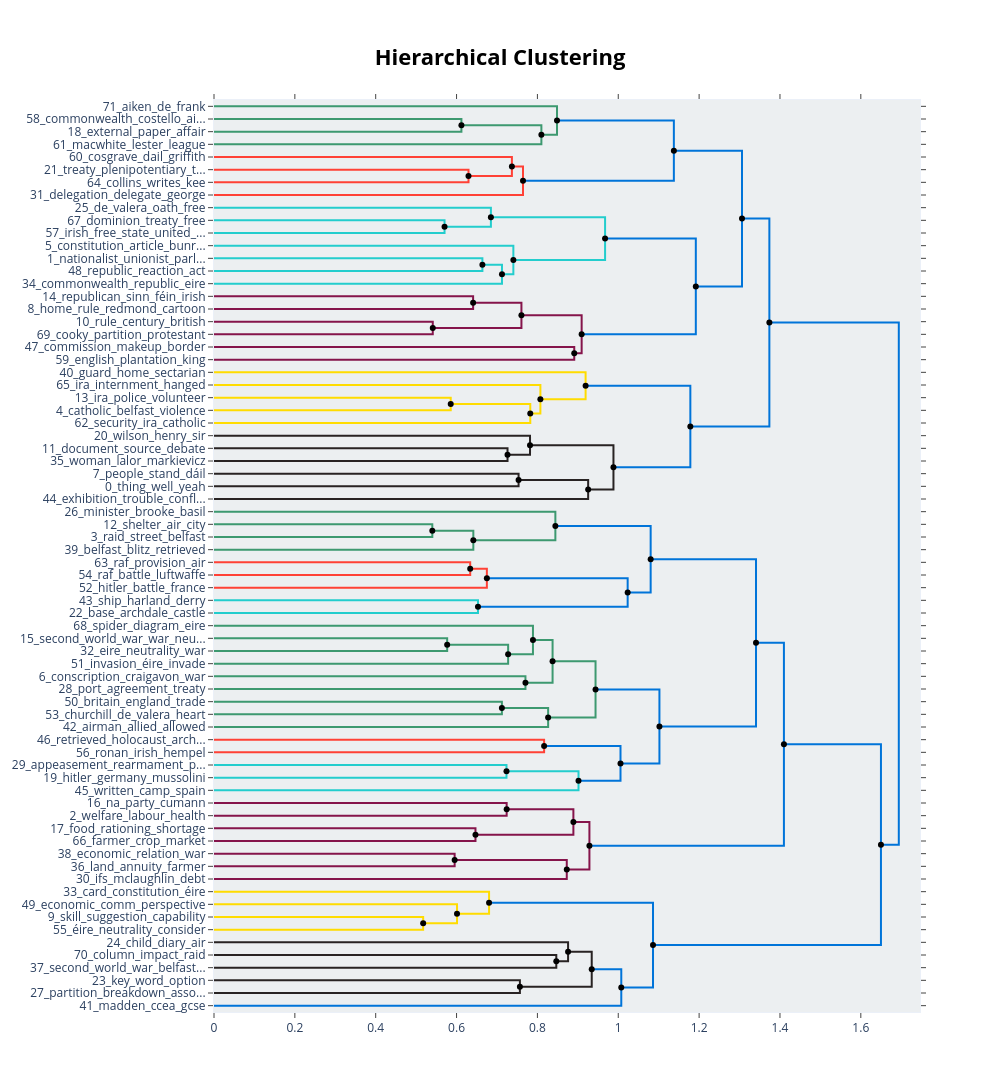

Source (notebook cell):
### Code cell
# Visualize the hierarchical topics
print("Creating hierarchical topics visualization...")

# Use the hierarchical_model to create the visualization
hierarchy_fig_option1 = option1_topic_model_fast.visualize_hierarchy(hierarchical_topics=hierarchical_topics_option1)
hierarchy_fig_option1.show()

# Also save as HTML
hierarchy_fig_option1.write_html("../outputs/analysis_results/raw/reduce_outlier/visuals/option1_hierarchical_topics_reduced_outliers.html")
print("Hierarchical topics visualization saved for option1")

### Figure 1 — Plotly figure (JSON) as saved in the notebook; plotly's stock layout.template omitted (floating-point values rounded to 4 significant figures)
{"data": [{"hoverinfo": "text", "marker": {"color": "rgb(61,153,112)"}, "mode": "lines", "text": ["commonwealth_costello_aiken_paper_frank", "", "", "external_paper_affair_dated_macentee"], "type": "scatter", "x": [0.0, 0.612, 0.612, 0.0], "xaxis": "x", "y": [-15.0, -15.0, -25.0, -25.0], "yaxis": "y"}, {"hoverinfo": "text", "marker": {"color": "rgb(61,153,112)"}, "mode": "lines", "text": ["paper_external_affair_dated_university", "", "", "macwhite_lester_league_paper_ambassador"], "type": "scatter", "x": [0.612, 0.8098, 0.8098, 0.0], "xaxis": "x", "y": [-20.0, -20.0, -35.0, -35.0], "yaxis": "y"}, {"hoverinfo": "text", "marker": {"color": "rgb(61,153,112)"}, "mode": "lines", "text": ["aiken_de_frank_la_paper", "", "", "paper_external_éamon_de_valera_affair_dated"], "type": "scatter", "x": [0.0, 0.8485, 0.8485, 0.8098], "xaxis": "x", "y": [-5.0, -5.0, -27.5, -27.5], "yaxis": "y"}, {"hoverinfo": "text", "marker": {"color": "rgb(255,65,54)"}, "mode": "lines", "text": ["treaty_plenipotentiary_truce_griffith_de_valera", "", "", "collins_writes_kee_lloyd_republican"], "type": "scatter", "x": [0.0, 0.6295, 0.6295, 0.0], "xaxis": "x", "y": [-55.0, -55.0, -65.0, -65.0], "yaxis": "y"}, {"hoverinfo": "text", "marker": {"color": "rgb(255,65,54)"}, "mode": "lines", "text": ["cosgrave_dail_griffith_memorandum_paper", "", "", "treaty_collins_truce_de_valera_lloyd"], "type": "scatter", "x": [0.0, 0.7369, 0.7369, 0.6295], "xaxis": "x", "y": [-45.0, -45.0, -60.0, -60.0], "yaxis": "y"}, {"hoverinfo": "text", "marker": {"color": "rgb(255,65,54)"}, "mode": "lines", "text": ["collins_treaty_griffith_cosgrave_dail", "", "", "delegation_delegate_george_lloyd_empire"], "type": "scatter", "x": [0.7369, 0.7644, 0.7644, 0.0], "xaxis": "x", "y": [-52.5, -52.5, -75.0, -75.0], "yaxis": "y"}, {"hoverinfo": "text", "marker": {"color": "rgb(0,116,217)"}, "mode": "lines", "text": ["paper_aiken_frank_external_affair", "", "", "griffith_collins_lloyd_george_delegation"], "type": "scatter", "x": [0.8485, 1.138, 1.138, 0.7644], "xaxis": "x", "y": [-16.25, -16.25, -63.75, -63.75], "yaxis": "y"}, {"hoverinfo": "text", "marker": {"color": "rgb(35,205,205)"}, "mode": "lines", "text": ["dominion_treaty_free_oath_irish_free_state", "", "", "irish_free_state_united_kingdom_part_parliament_south"], "type": "scatter", "x": [0.0, 0.5703, 0.5703, 0.0], "xaxis": "x", "y": [-95.0, -95.0, -105.0, -105.0], "yaxis": "y"}, {"hoverinfo": "text", "marker": {"color": "rgb(35,205,205)"}, "mode": "lines", "text": ["de_valera_oath_free_governor_privy", "", "", "irish_free_state_treaty_dominion_free_state"], "type": "scatter", "x": [0.0, 0.6849, 0.6849, 0.5703], "xaxis": "x", "y": [-85.0, -85.0, -100.0, -100.0], "yaxis": "y"}, {"hoverinfo": "text", "marker": {"color": "rgb(35,205,205)"}, "mode": "lines", "text": ["nationalist_unionist_parliament_act_election", "", "", "republic_reaction_act_declaration_éire"], "type": "scatter", "x": [0.0, 0.6639, 0.6639, 0.0], "xaxis": "x", "y": [-125.0, -125.0, -135.0, -135.0], "yaxis": "y"}, {"hoverinfo": "text", "marker": {"color": "rgb(35,205,205)"}, "mode": "lines", "text": ["nationalist_unionist_act_parliament_republic", "", "", "commonwealth_republic_eire_leave_éire"], "type": "scatter", "x": [0.6639, 0.7123, 0.7123, 0.0], "xaxis": "x", "y": [-130.0, -130.0, -145.0, -145.0], "yaxis": "y"}, {"hoverinfo": "text", "marker": {"color": "rgb(35,205,205)"}, "mode": "lines", "text": ["constitution_article_bunreacht_heireann_na", "", "", "nationalist_unionist_republic_act_parliament"], "type": "scatter", "x": [0.0, 0.7405, 0.7405, 0.7123], "xaxis": "x", "y": [-115.0, -115.0, -137.5, -137.5], "yaxis": "y"}, {"hoverinfo": "text", "marker": {"color": "rgb(35,205,205)"}, "mode": "lines", "text": ["irish_free_state_de_valera_oath_free_state", "", "", "nationalist_unionist_republic_constitution_act"], "type": "scatter", "x": [0.6849, 0.9674, 0.9674, 0.7405], "xaxis": "x", "y": [-92.5, -92.5, -126.2, -126.2], "yaxis": "y"}, {"hoverinfo": "text", "marker": {"color": "rgb(133,20,75)"}, "mode": "lines", "text": ["republican_sinn_féin_irish_british_home_rule", "", "", "home_rule_redmond_cartoon_liberal_party"], "type": "scatter", "x": [0.0, 0.641, 0.641, 0.0], "xaxis": "x", "y": [-155.0, -155.0, -165.0, -165.0], "yaxis": "y"}, {"hoverinfo": "text", "marker": {"color": "rgb(133,20,75)"}, "mode": "lines", "text": ["rule_century_british_province_empire", "", "", "cooky_partition_protestant_rule_site"], "type": "scatter", "x": [0.0, 0.5412, 0.5412, 0.0], "xaxis": "x", "y": [-175.0, -175.0, -185.0, -185.0], "yaxis": "y"}, {"hoverinfo": "text", "marker": {"color": "rgb(133,20,75)"}, "mode": "lines", "text": ["home_rule_irish_party_parliament_redmond", "", "", "rule_century_british_site_home_rule"], "type": "scatter", "x": [0.641, 0.7605, 0.7605, 0.5412], "xaxis": "x", "y": [-160.0, -160.0, -180.0, -180.0], "yaxis": "y"}, {"hoverinfo": "text", "marker": {"color": "rgb(133,20,75)"}, "mode": "lines", "text": ["commission_makeup_border_finalise_formed", "", "", "english_plantation_king_protestant_james"], "type": "scatter", "x": [0.0, 0.8911, 0.8911, 0.0], "xaxis": "x", "y": [-195.0, -195.0, -205.0, -205.0], "yaxis": "y"}, {"hoverinfo": "text", "marker": {"color": "rgb(133,20,75)"}, "mode": "lines", "text": ["home_rule_irish_rule_british_century", "", "", "catholic_commission_makeup_border_protestant"], "type": "scatter", "x": [0.7605, 0.9094, 0.9094, 0.8911], "xaxis": "x", "y": [-170.0, -170.0, -200.0, -200.0], "yaxis": "y"}, {"hoverinfo": "text", "marker": {"color": "rgb(0,116,217)"}, "mode": "lines", "text": ["republic_constitution_nationalist_unionist_state", "", "", "home_rule_irish_rule_british_protestant"], "type": "scatter", "x": [0.9674, 1.192, 1.192, 0.9094], "xaxis": "x", "y": [-109.4, -109.4, -185.0, -185.0], "yaxis": "y"}, {"hoverinfo": "text", "marker": {"color": "rgb(0,116,217)"}, "mode": "lines", "text": ["paper_external_griffith_de_valera_éamon_de_valera", "", "", "home_rule_irish_nationalist_british_parliament"], "type": "scatter", "x": [1.138, 1.306, 1.306, 1.192], "xaxis": "x", "y": [-40.0, -40.0, -147.2, -147.2], "yaxis": "y"}, {"hoverinfo": "text", "marker": {"color": "rgb(255,220,0)"}, "mode": "lines", "text": ["ira_police_volunteer_shot_ric", "", "", "catholic_belfast_violence_mcmahon_special"], "type": "scatter", "x": [0.0, 0.5856, 0.5856, 0.0], "xaxis": "x", "y": [-235.0, -235.0, -245.0, -245.0], "yaxis": "y"}, {"hoverinfo": "text", "marker": {"color": "rgb(255,220,0)"}, "mode": "lines", "text": ["ira_catholic_violence_belfast_police", "", "", "security_ira_catholic_sinn_féin_bitterness"], "type": "scatter", "x": [0.5856, 0.7824, 0.7824, 0.0], "xaxis": "x", "y": [-240.0, -240.0, -255.0, -255.0], "yaxis": "y"}, {"hoverinfo": "text", "marker": {"color": "rgb(255,220,0)"}, "mode": "lines", "text": ["ira_internment_hanged_german_offence", "", "", "ira_catholic_violence_belfast_ric"], "type": "scatter", "x": [0.0, 0.8074, 0.8074, 0.7824], "xaxis": "x", "y": [-225.0, -225.0, -247.5, -247.5], "yaxis": "y"}, {"hoverinfo": "text", "marker": {"color": "rgb(255,220,0)"}, "mode": "lines", "text": ["guard_home_sectarian_infiltration_counteracting", "", "", "ira_catholic_violence_belfast_ric"], "type": "scatter", "x": [0.0, 0.9192, 0.9192, 0.8074], "xaxis": "x", "y": [-215.0, -215.0, -236.2, -236.2], "yaxis": "y"}, {"hoverinfo": "text", "marker": {"color": "rgb(40,35,35)"}, "mode": "lines", "text": ["document_source_debate_extract_doe", "", "", "woman_lalor_markievicz_emancipation_revolutionary"], "type": "scatter", "x": [0.0, 0.7261, 0.7261, 0.0], "xaxis": "x", "y": [-275.0, -275.0, -285.0, -285.0], "yaxis": "y"}, {"hoverinfo": "text", "marker": {"color": "rgb(40,35,35)"}, "mode": "lines", "text": ["wilson_henry_sir_assassination_dunne", "", "", "document_woman_doe_source_extract"], "type": "scatter", "x": [0.0, 0.7817, 0.7817, 0.7261], "xaxis": "x", "y": [-265.0, -265.0, -280.0, -280.0], "yaxis": "y"}, {"hoverinfo": "text", "marker": {"color": "rgb(40,35,35)"}, "mode": "lines", "text": ["people_stand_dáil_irish_treaty", "", "", "thing_well_yeah_lot_actually"], "type": "scatter", "x": [0.0, 0.7534, 0.7534, 0.0], "xaxis": "x", "y": [-295.0, -295.0, -305.0, -305.0], "yaxis": "y"}, {"hoverinfo": "text", "marker": {"color": "rgb(40,35,35)"}, "mode": "lines", "text": ["thing_well_yeah_lot_actually", "", "", "exhibition_trouble_conflict_poem_object"], "type": "scatter", "x": [0.7534, 0.9255, 0.9255, 0.0], "xaxis": "x", "y": [-300.0, -300.0, -315.0, -315.0], "yaxis": "y"}, {"hoverinfo": "text", "marker": {"color": "rgb(40,35,35)"}, "mode": "lines", "text": ["document_woman_wilson_doe_extract", "", "", "thing_well_yeah_lot_actually"], "type": "scatter", "x": [0.7817, 0.9881, 0.9881, 0.9255], "xaxis": "x", "y": [-272.5, -272.5, -307.5, -307.5], "yaxis": "y"}, {"hoverinfo": "text", "marker": {"color": "rgb(0,116,217)"}, "mode": "lines", "text": ["ira_catholic_violence_belfast_special", "", "", "thing_well_yeah_lot_actually"], "type": "scatter", "x": [0.9192, 1.178, 1.178, 0.9881], "xaxis": "x", "y": [-225.6, -225.6, -290.0, -290.0], "yaxis": "y"}, {"hoverinfo": "text", "marker": {"color": "rgb(0,116,217)"}, "mode": "lines", "text": ["irish_british_home_rule_nationalist_state", "", "", "thing_well_yeah_lot_actually"], "type": "scatter", "x": [1.306, 1.374, 1.374, 1.178], "xaxis": "x", "y": [-93.59, -93.59, -257.8, -257.8], "yaxis": "y"}, {"hoverinfo": "text", "marker": {"color": "rgb(61,153,112)"}, "mode": "lines", "text": ["shelter_air_city_belfast_evacuated", "", "", "raid_street_belfast_city_blitz"], "type": "scatter", "x": [0.0, 0.54, 0.54, 0.0], "xaxis": "x", "y": [-335.0, -335.0, -345.0, -345.0], "yaxis": "y"}, {"hoverinfo": "text", "marker": {"color": "rgb(61,153,112)"}, "mode": "lines", "text": ["belfast_raid_city_street_shelter", "", "", "belfast_blitz_retrieved_hospital_city"], "type": "scatter", "x": [0.54, 0.6415, 0.6415, 0.0], "xaxis": "x", "y": [-340.0, -340.0, -355.0, -355.0], "yaxis": "y"}, {"hoverinfo": "text", "marker": {"color": "rgb(61,153,112)"}, "mode": "lines", "text": ["minister_brooke_basil_andrew_macdermott", "", "", "belfast_raid_city_blitz_street"], "type": "scatter", "x": [0.0, 0.8444, 0.8444, 0.6415], "xaxis": "x", "y": [-325.0, -325.0, -347.5, -347.5], "yaxis": "y"}, {"hoverinfo": "text", "marker": {"color": "rgb(255,65,54)"}, "mode": "lines", "text": ["raf_provision_air_evacuation_raid", "", "", "raf_battle_luftwaffe_operation_tactic"], "type": "scatter", "x": [0.0, 0.6338, 0.6338, 0.0], "xaxis": "x", "y": [-365.0, -365.0, -375.0, -375.0], "yaxis": "y"}, {"hoverinfo": "text", "marker": {"color": "rgb(255,65,54)"}, "mode": "lines", "text": ["raf_battle_luftwaffe_operation_raid", "", "", "hitler_battle_france_dunkirk_norway"], "type": "scatter", "x": [0.6338, 0.675, 0.675, 0.0], "xaxis": "x", "y": [-370.0, -370.0, -385.0, -385.0], "yaxis": "y"}, {"hoverinfo": "text", "marker": {"color": "rgb(35,205,205)"}, "mode": "lines", "text": ["ship_harland_derry_war_aircraft", "", "", "base_archdale_castle_boat_flying"], "type": "scatter", "x": [0.0, 0.653, 0.653, 0.0], "xaxis": "x", "y": [-395.0, -395.0, -405.0, -405.0], "yaxis": "y"}, {"hoverinfo": "text", "marker": {"color": "rgb(0,116,217)"}, "mode": "lines", "text": ["raf_battle_britain_luftwaffe_operation", "", "", "base_ship_archdale_aircraft_boat"], "type": "scatter", "x": [0.675, 1.023, 1.023, 0.653], "xaxis": "x", "y": [-377.5, -377.5, -400.0, -400.0], "yaxis": "y"}, {"hoverinfo": "text", "marker": {"color": "rgb(0,116,217)"}, "mode": "lines", "text": ["belfast_raid_city_blitz_street", "", "", "raf_aircraft_battle_ship_base"], "type": "scatter", "x": [0.8444, 1.08, 1.08, 1.023], "xaxis": "x", "y": [-336.2, -336.2, -388.8, -388.8], "yaxis": "y"}, {"hoverinfo": "text", "marker": {"color": "rgb(61,153,112)"}, "mode": "lines", "text": ["second_world_war_war_neutrality_experience_ii", "", "", "eire_neutrality_war_ally_invasion"], "type": "scatter", "x": [0.0, 0.5768, 0.5768, 0.0], "xaxis": "x", "y": [-425.0, -425.0, -435.0, -435.0], "yaxis": "y"}, {"hoverinfo": "text", "marker": {"color": "rgb(61,153,112)"}, "mode": "lines", "text": ["neutrality_eire_second_world_war_war_éire", "", "", "invasion_éire_invade_eire_operation"], "type": "scatter", "x": [0.5768, 0.7276, 0.7276, 0.0], "xaxis": "x", "y": [-430.0, -430.0, -445.0, -445.0], "yaxis": "y"}, {"hoverinfo": "text", "marker": {"color": "rgb(61,153,112)"}, "mode": "lines", "text": ["spider_diagram_eire_create_illustrating", "", "", "neutrality_eire_war_second_world_war_éire"], "type": "scatter", "x": [0.0, 0.789, 0.789, 0.7276], "xaxis": "x", "y": [-415.0, -415.0, -437.5, -437.5], "yaxis": "y"}, {"hoverinfo": "text", "marker": {"color": "rgb(61,153,112)"}, "mode": "lines", "text": ["conscription_craigavon_war_nationalist_extend", "", "", "port_agreement_treaty_eire_returning"], "type": "scatter", "x": [0.0, 0.7704, 0.7704, 0.0], "xaxis": "x", "y": [-455.0, -455.0, -465.0, -465.0], "yaxis": "y"}, {"hoverinfo": "text", "marker": {"color": "rgb(61,153,112)"}, "mode": "lines", "text": ["eire_neutrality_war_second_world_war_éire", "", "", "conscription_port_craigavon_agreement_britain"], "type": "scatter", "x": [0.789, 0.8375, 0.8375, 0.7704], "xaxis": "x", "y": [-426.2, -426.2, -460.0, -460.0], "yaxis": "y"}, {"hoverinfo": "text", "marker": {"color": "rgb(61,153,112)"}, "mode": "lines", "text": ["britain_england_trade_free_churchill", "", "", "churchill_de_valera_heart_alone_generosity"], "type": "scatter", "x": [0.0, 0.7121, 0.7121, 0.0], "xaxis": "x", "y": [-475.0, -475.0, -485.0, -485.0], "yaxis": "y"}, {"hoverinfo": "text", "marker": {"color": "rgb(61,153,112)"}, "mode": "lines", "text": ["churchill_de_valera_small_alone_nation", "", "", "airman_allied_allowed_de_valera_german"], "type": "scatter", "x": [0.7121, 0.8266, 0.8266, 0.0], "xaxis": "x", "y": [-480.0, -480.0, -495.0, -495.0], "yaxis": "y"}, {"hoverinfo": "text", "marker": {"color": "rgb(61,153,112)"}, "mode": "lines", "text": ["conscription_eire_war_neutrality_port", "", "", "churchill_de_valera_allied_airman_allowed"], "type": "scatter", "x": [0.8375, 0.9438, 0.9438, 0.8266], "xaxis": "x", "y": [-443.1, -443.1, -487.5, -487.5], "yaxis": "y"}, {"hoverinfo": "text", "marker": {"color": "rgb(255,65,54)"}, "mode": "lines", "text": ["retrieved_holocaust_archived_isbn_jew", "", "", "ronan_irish_hempel_fanning_sympathised"], "type": "scatter", "x": [0.0, 0.8166, 0.8166, 0.0], "xaxis": "x", "y": [-505.0, -505.0, -515.0, -515.0], "yaxis": "y"}, {"hoverinfo": "text", "marker": {"color": "rgb(35,205,205)"}, "mode": "lines", "text": ["appeasement_rearmament_policy_britain_chamberlain", "", "", "hitler_germany_mussolini_dictator_communist"], "type": "scatter", "x": [0.0, 0.7235, 0.7235, 0.0], "xaxis": "x", "y": [-525.0, -525.0, -535.0, -535.0], "yaxis": "y"}, {"hoverinfo": "text", "marker": {"color": "rgb(35,205,205)"}, "mode": "lines", "text": ["appeasement_germany_hitler_rearmament_britain", "", "", "written_camp_spain_berzins_ineke"], "type": "scatter", "x": [0.7235, 0.9017, 0.9017, 0.0], "xaxis": "x", "y": [-530.0, -530.0, -545.0, -545.0], "yaxis": "y"}, {"hoverinfo": "text", "marker": {"color": "rgb(0,116,217)"}, "mode": "lines", "text": ["isbn_retrieved_irish_holocaust_fanning", "", "", "germany_appeasement_hitler_written_rearmament"], "type": "scatter", "x": [0.8166, 1.006, 1.006, 0.9017], "xaxis": "x", "y": [-510.0, -510.0, -537.5, -537.5], "yaxis": "y"}, {"hoverinfo": "text", "marker": {"color": "rgb(0,116,217)"}, "mode": "lines", "text": ["eire_conscription_war_neutrality_port", "", "", "germany_hitler_appeasement_written_rearmament"], "type": "scatter", "x": [0.9438, 1.102, 1.102, 1.006], "xaxis": "x", "y": [-465.3, -465.3, -523.8, -523.8], "yaxis": "y"}, {"hoverinfo": "text", "marker": {"color": "rgb(0,116,217)"}, "mode": "lines", "text": ["belfast_raid_raf_city_blitz", "", "", "war_britain_eire_neutrality_conscription"], "type": "scatter", "x": [1.08, 1.341, 1.341, 1.102], "xaxis": "x", "y": [-362.5, -362.5, -494.5, -494.5], "yaxis": "y"}, {"hoverinfo": "text", "marker": {"color": "rgb(133,20,75)"}, "mode": "lines", "text": ["na_party_cumann_clann_fianna", "", "", "welfare_labour_health_housing_state"], "type": "scatter", "x": [0.0, 0.7239, 0.7239, 0.0], "xaxis": "x", "y": [-555.0, -555.0, -565.0, -565.0], "yaxis": "y"}, {"hoverinfo": "text", "marker": {"color": "rgb(133,20,75)"}, "mode": "lines", "text": ["food_rationing_shortage_production_egg", "", "", "farmer_crop_market_lack_industry"], "type": "scatter", "x": [0.0, 0.6468, 0.6468, 0.0], "xaxis": "x", "y": [-575.0, -575.0, -585.0, -585.0], "yaxis": "y"}, {"hoverinfo": "text", "marker": {"color": "rgb(133,20,75)"}, "mode": "lines", "text": ["welfare_labour_health_government_new", "", "", "farmer_food_crop_lack_production"], "type": "scatter", "x": [0.7239, 0.889, 0.889, 0.6468], "xaxis": "x", "y": [-560.0, -560.0, -580.0, -580.0], "yaxis": "y"}, {"hoverinfo": "text", "marker": {"color": "rgb(133,20,75)"}, "mode": "lines", "text": ["economic_relation_war_economy_de_valera", "", "", "land_annuity_farmer_free_trade"], "type": "scatter", "x": [0.0, 0.5952, 0.5952, 0.0], "xaxis": "x", "y": [-595.0, -595.0, -605.0, -605.0], "yaxis": "y"}, {"hoverinfo": "text", "marker": {"color": "rgb(133,20,75)"}, "mode": "lines", "text": ["economic_annuity_land_farmer_free", "", "", "ifs_mclaughlin_debt_uk_currency"], "type": "scatter", "x": [0.5952, 0.8726, 0.8726, 0.0], "xaxis": "x", "y": [-600.0, -600.0, -615.0, -615.0], "yaxis": "y"}, {"hoverinfo": "text", "marker": {"color": "rgb(133,20,75)"}, "mode": "lines", "text": ["welfare_labour_government_health_shortage", "", "", "economic_ifs_land_annuity_farmer"], "type": "scatter", "x": [0.889, 0.9286, 0.9286, 0.8726], "xaxis": "x", "y": [-570.0, -570.0, -607.5, -607.5], "yaxis": "y"}, {"hoverinfo": "text", "marker": {"color": "rgb(0,116,217)"}, "mode": "lines", "text": ["war_belfast_britain_german_germany", "", "", "economic_economy_farmer_welfare_ifs"], "type": "scatter", "x": [1.341, 1.41, 1.41, 0.9286], "xaxis": "x", "y": [-428.5, -428.5, -588.8, -588.8], "yaxis": "y"}, {"hoverinfo": "text", "marker": {"color": "rgb(255,220,0)"}, "mode": "lines", "text": ["skill_suggestion_capability_elaboration_supporting", "", "", "éire_neutrality_consider_reason_impact"], "type": "scatter", "x": [0.0, 0.5174, 0.5174, 0.0], "xaxis": "x", "y": [-645.0, -645.0, -655.0, -655.0], "yaxis": "y"}, {"hoverinfo": "text", "marker": {"color": "rgb(255,220,0)"}, "mode": "lines", "text": ["economic_comm_perspective_skill_assessment", "", "", "skill_éire_capability_suggestion_personal"], "type": "scatter", "x": [0.0, 0.6012, 0.6012, 0.5174], "xaxis": "x", "y": [-635.0, -635.0, -650.0, -650.0], "yaxis": "y"}, {"hoverinfo": "text", "marker": {"color": "rgb(255,220,0)"}, "mode": "lines", "text": ["card_constitution_éire_relationship_term", "", "", "skill_éire_capability_suggestion_elaboration"], "type": "scatter", "x": [0.0, 0.6804, 0.6804, 0.6012], "xaxis": "x", "y": [-625.0, -625.0, -642.5, -642.5], "yaxis": "y"}, {"hoverinfo": "text", "marker": {"color": "rgb(40,35,35)"}, "mode": "lines", "text": ["column_impact_raid_life_blitz", "", "", "second_world_war_belfast_enquiry_historian_significance"], "type": "scatter", "x": [0.0, 0.8467, 0.8467, 0.0], "xaxis": "x", "y": [-675.0, -675.0, -685.0, -685.0], "yaxis": "y"}, {"hoverinfo": "text", "marker": {"color": "rgb(40,35,35)"}, "mode": "lines", "text": ["child_diary_air_raid_class", "", "", "second_world_war_enquiry_belfast_significance_historian"], "type": "scatter", "x": [0.0, 0.8759, 0.8759, 0.8467], "xaxis": "x", "y": [-665.0, -665.0, -680.0, -680.0], "yaxis": "y"}, {"hoverinfo": "text", "marker": {"color": "rgb(40,35,35)"}, "mode": "lines", "text": ["key_word_option_framework_learning", "", "", "partition_breakdown_associated_archive_stage"], "type": "scatter", "x": [0.0, 0.7567, 0.7567, 0.0], "xaxis": "x", "y": [-695.0, -695.0, -705.0, -705.0], "yaxis": "y"}, {"hoverinfo": "text", "marker": {"color": "rgb(40,35,35)"}, "mode": "lines", "text": ["child_diary_second_world_war_raid_enquiry", "", "", "key_word_option_framework_learning"], "type": "scatter", "x": [0.8759, 0.9344, 0.9344, 0.7567], "xaxis": "x", "y": [-672.5, -672.5, -700.0, -700.0], "yaxis": "y"}, {"hoverinfo": "text", "marker": {"color": "rgb(0,116,217)"}, "mode": "lines", "text": ["key_historical_word_learning_child", "", "", "madden_ccea_gcse_guide_dvd"], "type": "scatter", "x": [0.9344, 1.007, 1.007, 0.0], "xaxis": "x", "y": [-686.2, -686.2, -715.0, -715.0], "yaxis": "y"}, {"hoverinfo": "text", "marker": {"color": "rgb(0,116,217)"}, "mode": "lines", "text": ["skill_éire_suggestion_capability_learning", "", "", "ccea_madden_key_gcse_neighbour"], "type": "scatter", "x": [0.6804, 1.086, 1.086, 1.007], "xaxis": "x", "y": [-633.8, -633.8, -700.6, -700.6], "yaxis": "y"}, {"hoverinfo": "text", "marker": {"color": "rgb(0,116,217)"}, "mode": "lines", "text": ["war_britain_belfast_german_government", "", "", "skill_éire_learning_option_key"], "type": "scatter", "x": [1.41, 1.65, 1.65, 1.086], "xaxis": "x", "y": [-508.6, -508.6, -667.2, -667.2], "yaxis": "y"}, {"hoverinfo": "text", "marker": {"color": "rgb(0,116,217)"}, "mode": "lines", "text": ["irish_thing_well_people_british", "", "", "war_britain_belfast_éire_german"], "type": "scatter", "x": [1.374, 1.694, 1.694, 1.65], "xaxis": "x", "y": [-175.7, -175.7, -587.9, -587.9], "yaxis": "y"}, {"hoverinfo": "text", "hovertext": ["paper_external_affair_dated_university", "collins_treaty_griffith_cosgrave_dail", "paper_aiken_frank_external_affair", "nationalist_unionist_act_parliament_republic", "irish_free_state_de_valera_oath_free_state", "home_rule_irish_party_parliament_redmond", "home_rule_irish_rule_british_century", "republic_constitution_nationalist_unionist_state", "paper_external_griffith_de_valera_éamon_de_valera", "ira_catholic_violence_belfast_police", "thing_well_yeah_lot_actually", "document_woman_wilson_doe_extract", "ira_catholic_violence_belfast_special", "irish_british_home_rule_nationalist_state", "belfast_raid_city_street_shelter", "raf_battle_luftwaffe_operation_raid", "raf_battle_britain_luftwaffe_operation", "belfast_raid_city_blitz_street", "neutrality_eire_second_world_war_war_éire", "eire_neutrality_war_second_world_war_éire", "churchill_de_valera_small_alone_nation", "conscription_eire_war_neutrality_port", "appeasement_germany_hitler_rearmament_britain", "isbn_retrieved_irish_holocaust_fanning", "eire_conscription_war_neutrality_port", "belfast_raid_raf_city_blitz", "welfare_labour_health_government_new", "economic_annuity_land_farmer_free", "welfare_labour_government_health_shortage", "war_belfast_britain_german_germany", "child_diary_second_world_war_raid_enquiry", "key_historical_word_learning_child", "skill_éire_suggestion_capability_learning", "war_britain_belfast_german_government", "irish_thing_well_people_british"], "marker": {"color": "black"}, "mode": "markers", "showlegend": false, "type": "scatter", "x": [0.612, 0.7369, 0.8485, 0.6639, 0.6849, 0.641, 0.7605, 0.9674, 1.138, 0.5856, 0.7534, 0.7817, 0.9192, 1.306, 0.54, 0.6338, 0.675, 0.8444, 0.5768, 0.789, 0.7121, 0.8375, 0.7235, 0.8166, 0.9438, 1.08, 0.7239, 0.5952, 0.889, 1.341, 0.8759, 0.9344, 0.6804, 1.41, 1.374], "y": [-20, -52.5, -16.25, -130, -92.5, -160, -170, -109.4, -40, -240, -300, -272.5, -225.6, -93.59, -340, -370, -377.5, -336.2, -430, -426.2, -480, -443.1, -530, -510, -465.3, -362.5, -560, -600, -570, -428.5, -672.5, -686.2, -633.8, -508.6, -175.7]}, {"hoverinfo": "text", "hovertext": ["paper_external_éamon_de_valera_affair_dated", "treaty_collins_truce_de_valera_lloyd", "griffith_collins_lloyd_george_delegation", "irish_free_state_treaty_dominion_free_state", "nationalist_unionist_republic_act_parliament", "nationalist_unionist_republic_constitution_act", "rule_century_british_site_home_rule", "catholic_commission_makeup_border_protestant", "home_rule_irish_rule_british_protestant", "home_rule_irish_nationalist_british_parliament", "ira_catholic_violence_belfast_ric", "ira_catholic_violence_belfast_ric", "document_woman_doe_source_extract", "thing_well_yeah_lot_actually", "thing_well_yeah_lot_actually", "thing_well_yeah_lot_actually", "belfast_raid_city_blitz_street", "base_ship_archdale_aircraft_boat", "raf_aircraft_battle_ship_base", "neutrality_eire_war_second_world_war_éire", "conscription_port_craigavon_agreement_britain", "churchill_de_valera_allied_airman_allowed", "germany_appeasement_hitler_written_rearmament", "germany_hitler_appeasement_written_rearmament", "war_britain_eire_neutrality_conscription", "farmer_food_crop_lack_production", "economic_ifs_land_annuity_farmer", "economic_economy_farmer_welfare_ifs", "skill_éire_capability_suggestion_personal", "skill_éire_capability_suggestion_elaboration", "second_world_war_enquiry_belfast_significance_historian", "key_word_option_framework_learning", "ccea_madden_key_gcse_neighbour", "skill_éire_learning_option_key", "war_britain_belfast_éire_german"], "marker": {"color": "black"}, "mode": "markers", "showlegend": false, "type": "scatter", "x": [0.8098, 0.6295, 0.7644, 0.5703, 0.7123, 0.7405, 0.5412, 0.8911, 0.9094, 1.192, 0.7824, 0.8074, 0.7261, 0.9255, 0.9881, 1.178, 0.6415, 0.653, 1.023, 0.7276, 0.7704, 0.8266, 0.9017, 1.006, 1.102, 0.6468, 0.8726, 0.9286, 0.5174, 0.6012, 0.8467, 0.7567, 1.007, 1.086, 1.65], "y": [-27.5, -60, -63.75, -100, -137.5, -126.2, -180, -200, -185, -147.2, -247.5, -236.2, -280, -307.5, -290, -257.8, -347.5, -400, -388.8, -437.5, -460, -487.5, -537.5, -523.8, -494.5, -580, -607.5, -588.8, -650, -642.5, -680, -700, -700.6, -667.2, -587.9]}], "layout": {"autosize": false, "height": 1280, "hoverlabel": {"bgcolor": "white", "font": {"family": "Rockwell", "size": 16}}, "hovermode": "closest", "plot_bgcolor": "#ECEFF1", "showlegend": false, "title": {"font": {"color": "Black", "size": 22}, "text": "<b>Hierarchical Clustering</b>", "x": 0.5, "xanchor": "center", "yanchor": "top"}, "width": 1000, "xaxis": {"mirror": "allticks", "rangemode": "tozero", "showgrid": false, "showline": true, "showticklabels": true, "ticks": "outside", "type": "linear", "zeroline": false}, "yaxis": {"mirror": "allticks", "range": [-720, 0], "rangemode": "tozero", "showgrid": false, "showline": true, "showticklabels": true, "tickmode": "array", "ticks": "outside", "ticktext": ["71_aiken_de_frank", "58_commonwealth_costello_ai...", "18_external_paper_affair", "61_macwhite_lester_league", "60_cosgrave_dail_griffith", "21_treaty_plenipotentiary_t...", "64_collins_writes_kee", "31_delegation_delegate_george", "25_de_valera_oath_free", "67_dominion_treaty_free", "57_irish_free_state_united_...", "5_constitution_article_bunr...", "1_nationalist_unionist_parl...", "48_republic_reaction_act", "34_commonwealth_republic_eire", "14_republican_sinn_féin_irish", "8_home_rule_redmond_cartoon", "10_rule_century_british", "69_cooky_partition_protestant", "47_commission_makeup_border", "59_english_plantation_king", "40_guard_home_sectarian", "65_ira_internment_hanged", "13_ira_police_volunteer", "4_catholic_belfast_violence", "62_security_ira_catholic", "20_wilson_henry_sir", "11_document_source_debate", "35_woman_lalor_markievicz", "7_people_stand_dáil", "0_thing_well_yeah", "44_exhibition_trouble_confl...", "26_minister_brooke_basil", "12_shelter_air_city", "3_raid_street_belfast", "39_belfast_blitz_retrieved", "63_raf_provision_air", "54_raf_battle_luftwaffe", "52_hitler_battle_france", "43_ship_harland_derry", "22_base_archdale_castle", "68_spider_diagram_eire", "15_second_world_war_war_neu...", "32_eire_neutrality_war", "51_invasion_éire_invade", "6_conscription_craigavon_war", "28_port_agreement_treaty", "50_britain_england_trade", "53_churchill_de_valera_heart", "42_airman_allied_allowed", "46_retrieved_holocaust_arch...", "56_ronan_irish_hempel", "29_appeasement_rearmament_p...", "19_hitler_germany_mussolini", "45_written_camp_spain", "16_na_party_cumann", "2_welfare_labour_health", "17_food_rationing_shortage", "66_farmer_crop_market", "38_economic_relation_war", "36_land_annuity_farmer", "30_ifs_mclaughlin_debt", "33_card_constitution_éire", "49_economic_comm_perspective", "9_skill_suggestion_capability", "55_éire_neutrality_consider", "24_child_diary_air", "70_column_impact_raid", "37_second_world_war_belfast...", "23_key_word_option", "27_partition_breakdown_asso...", "41_madden_ccea_gcse"], "tickvals": [-5, -15, -25, -35, -45, -55, -65, -75, -85, -95, -105, -115, -125, -135, -145, -155, -165, -175, -185, -195, -205, -215, -225, -235, -245, -255, -265, -275, -285, -295, -305, -315, -325, -335, -345, -355, -365, -375, -385, -395, -405, -415, -425, -435, -445, -455, -465, -475, -485, -495, -505, -515, -525, -535, -545, -555, -565, -575, -585, -595, -605, -615, -625, -635, -645, -655, -665, -675, -685, -695, -705, -715], "type": "linear", "zeroline": false}}}
